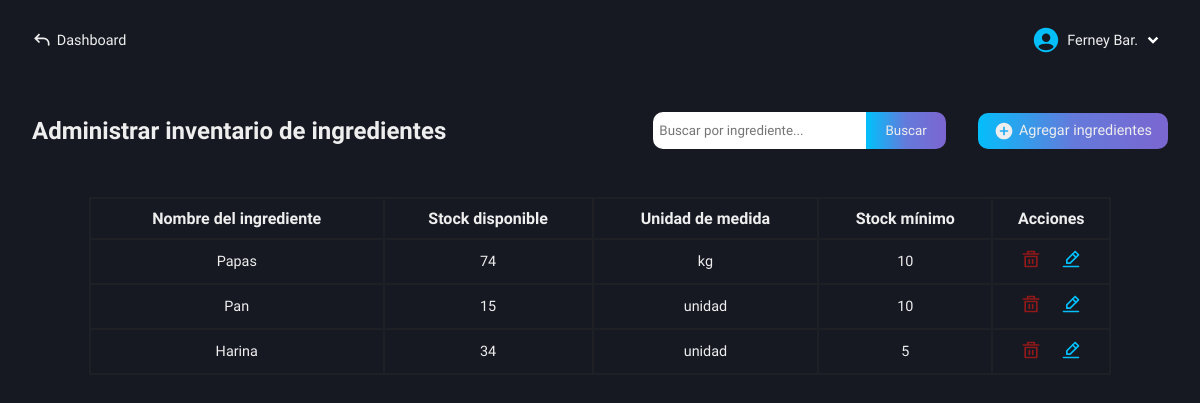
/roles/restaurant/inventory/ingredient-inventory.php (signed in), run on the app's committed database.
### tables this page shows
CREATE TABLE `users` (
  `id` int(11) NOT NULL AUTO_INCREMENT,
  `name` varchar(100) NOT NULL,
  `lastname` varchar(100) NOT NULL,
  `email` varchar(100) NOT NULL,
  `phone_number` varchar(100) NOT NULL,
  `pass` varchar(100) NOT NULL,
  `name_business` varchar(100) NOT NULL,
  `role` varchar(100) NOT NULL,
  PRIMARY KEY (`id`)
);

CREATE TABLE `ingredients` (
  `id` int(11) NOT NULL AUTO_INCREMENT,
  `id_category` int(11) NOT NULL,
  `name_ingredient` varchar(100) NOT NULL,
  `quantity_stock` int(11) NOT NULL,
  `purchase_price` decimal(50,0) NOT NULL,
  `minimum_stock` int(11) NOT NULL,
  `ingredient_status` varchar(100) NOT NULL,
  `unit` varchar(100) NOT NULL,
  `entry_date` date NOT NULL,
  PRIMARY KEY (`id`)
);

### roles/restaurant/inventory/ingredient-inventory.php (the view, shortened to what this page needs)
<!DOCTYPE html>
<html lang="en">
<head>
    <link rel="stylesheet" href="../../../css/restaurant/admin-inventory.css">
    <link rel="stylesheet" href="../../../css/restaurant/base-autocomplete.css">
    <link rel="stylesheet" href="https://code.jquery.com/ui/1.12.1/themes/base/jquery-ui.css">
    <?php
        include("../../../conexion.php");
        if (isset($_SESSION['user_id'])) {
            $id_user = $_SESSION['user_id'];
        } else {
            header("Location: ../../../index.php");
            exit();
        }
    ?>
</head>
<body>
    <main class="main">
        <nav class="nav-dash">
            <a href="../../dashboard-restaurant.php" class="go-dash">
                <svg xmlns="http://www.w3.org/2000/svg" width="20" height="20" viewBox="0 0 24 24"><path fill="#eee" d="m4 10l-.707.707L2.586 10l.707-.707zm17 8a1 1 0 1 1-2 0zM8.293 15.707l-5-5l1.414-1.414l5 5zm-5-6.414l5-5l1.414 1.414l-5 5zM4 9h10v2H4zm17 7v2h-2v-2zm-7-7a7 7 0 0 1 7 7h-2a5 5 0 0 0-5-5z"/></svg>
                <p>Dashboard</p>
            </a>
            <div class="user-modal">
                <div class="username">
                    <img src="../../../svg/people.svg" alt="">
                    <div class="name-down">
                        <?php
                            $queryData = "SELECT name, lastname FROM users WHERE id = $id_user";
                            $result = mysqli_query($conexion, $queryData);
                            $rowData = mysqli_fetch_assoc($result);
                            echo "<p class='name'>" . $rowData['name'] . ' ' . substr($rowData['lastname'], 0, 3) . ".</p>";
                        ?>
                        <img src="../../../svg/down-arrow.svg" alt="">
                    </div>
                </div>
            </div>
        </nav>
        <section class="info-table-product" id="hidden-modal">
            <div class="table-products">
                <div class="tlt-search-add">
                    <h2 class="tlt-function">Administrar inventario de ingredientes</h2>
                    <div class="search-add">
                        <form action="functions/search-ingredients.php" method="POST" class="form-search">
                            <input type="text" name="search" class="input-search b-col-fcs-val" id="search-ingredient" placeholder="Buscar por ingrediente..." required>
                            <input type="submit" name="button-search" class="btn-search bg-btn" value="Buscar">
                        </form>
                        <a href="functions/add-ingredients.php" class="add bg-btn">
                            <svg xmlns="http://www.w3.org/2000/svg" width="20" height="20" viewBox="0 0 24 24"><path fill="#eee" d="M12 2C6.477 2 2 6.477 2 12s4.477 10 10 10s10-4.477 10-10S17.523 2 12 2m5 11h-4v4h-2v-4H7v-2h4V7h2v4h4z"/></svg>
                            <p>Agregar ingredientes</p>
                        </a>
                    </div>
                </div>
                <div class="content-table">
                    <table>
                        <tr>
                            <th>Nombre del ingrediente</th>
                            <th>Stock disponible</th>
                            <th>Unidad de medida</th>
                            <th>Stock mínimo</th>
                            <th>Acciones</th>
                        </tr>
                        <?php
                            $getIngredient = "SELECT * FROM ingredients";
                            $resultIngredient = mysqli_query($conexion, $getIngredient);
                            if($resultIngredient -> num_rows > 0){
                                while($row = mysqli_fetch_array($resultIngredient)){
                                    $id = $row['id'];
                                    echo "<tr>
                                            <td>" . ucfirst($row['name_ingredient']) . "</td>
                                            <td>" . $row['quantity_stock'] . "</td>
                                            <td>" . $row['unit'] . "</td>
                                            <td>" . $row['minimum_stock'] . "</td>
                                            <td>
                                                <a href='functions/delete-ingredient.php?id=$id'>
                                                    <img src='../../../svg/delete.svg' title='Eliminar' />
                                                </a>
                                                <a href='functions/get-data-ingredients.php?id=$id'>
                                                    <img src='../../../svg/edit.svg' title='Editar' />
                                                </a>
                                            </td>
                                          </tr>";
                                }
                            } else {
                                echo "<tr>
                                        <td colspan='10'>No hay ingredientes.</td>
                                      </tr>";
                            }
                        ?>
                    </table>
                </div>
            </div>
        </section>
    </main>
</body>
</html>

### css/restaurant/admin-inventory.css (style rules this page uses)
.main { display: grid; grid-template-columns: 1fr; grid-template-rows: 80px auto; height: 100vh; background-color: var(--color-dark-blue-gray); }
.info-table-product { grid-column: 1 / 2; grid-row: 2 / 3; padding: 2rem; box-sizing: border-box; background-color: var(--color-dark-blue-gray); }
.table-products { display: flex; flex-direction: column; gap: 3rem; }
.tlt-search-add { display: flex; align-items: center; justify-content: space-between; }
.search-add { display: flex; align-items: center; gap: 2rem; }
.form-search { display: flex; }
.input-search { outline: none; padding: .2rem .3rem; height: 27px; border: 2px solid #fff; width: 200px; color: var(--color-light-black); border-top-left-radius: 10px; border-bottom-left-radius: 10px; }
.btn-search { width: 80px; height: auto; padding: .45rem 0; border: 2px solid transparent; border-top-right-radius: 10px; border-bottom-right-radius: 10px; cursor: pointer; }
.add { display: flex; align-items: center; gap: .3rem; padding: .5rem 1rem; border-radius: 10px; font-size: .9rem; text-decoration: none; }
table, th, td { border: 2px solid #1f2025; }
table { width: 50%; margin: auto; border-collapse: collapse; }
th, td { padding: .6rem 0; text-align: center; }
td { font-size: .9rem; font-weight: 300; }
td:nth-child(5) a { text-decoration: none; }
td:nth-child(5) a:last-child { margin-left: 1rem; }
@media (max-width: 1400px) { table { width: 90%; } }

### css/base-nav-dash.css (style rules this page uses)
* { color: #eee; }
.nav-dash { grid-column: 1 / 2; grid-row: 1 / 2; display: flex; align-items: center; justify-content: space-between; padding: 0 2rem; box-sizing: border-box; user-select: none; }
.username { display: flex; align-items: center; gap: .4rem; cursor: pointer; }
.name-down { display: flex; align-items: center; }
.name-down .name { color: #eee; font-size: .9rem; }
.go-dash { display: flex; align-items: center; gap: .3rem; text-decoration: none; }
.go-dash p { font-size: .9rem; color: #eee; }

### css/base-btn-bd.css (style rules this page uses)
.bg-btn { background: linear-gradient( 90deg, #04BEFA, #647adb, #7b66d0, #9554c9, #04BEFA ); background-size: 200%; animation: gradient-move 5s infinite; transition: transform 0.2s, box-shadow 0.2s; }

### data on the page
users: name "Ferney", lastname "Bar"
ingredients: name_ingredient "Papas", quantity_stock "74", unit "kg", minimum_stock "10"
ingredients: name_ingredient "Pan", quantity_stock "15", unit "unidad", minimum_stock "10"
ingredients: name_ingredient "Harina", quantity_stock "34", unit "unidad", minimum_stock "5"
